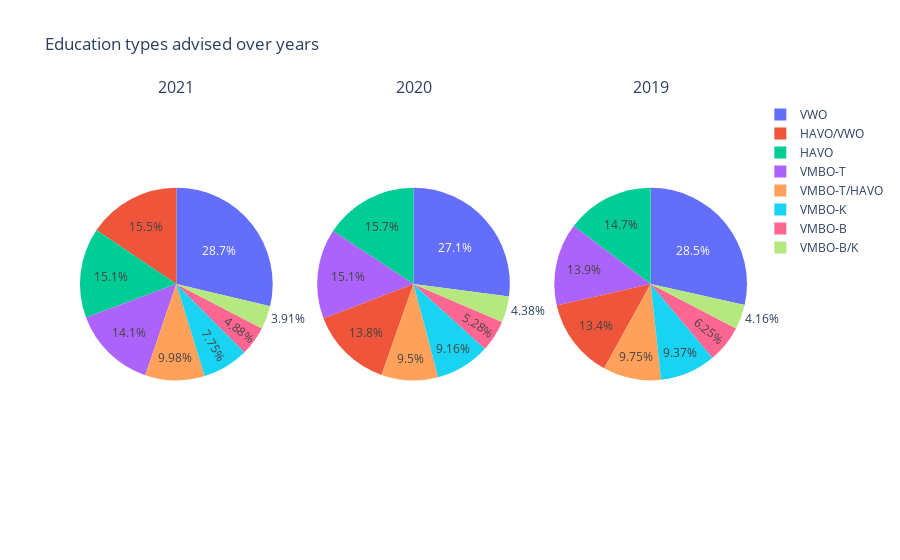

Notebook code cell kept with this figure:
### Code cell
import plotly.graph_objects as go
from plotly.subplots import make_subplots

edu_types = ['VWO', 'HAVO/VWO', 'HAVO', 'VMBO-T', 'VMBO-T/HAVO', 'VMBO-K', 'VMBO-B', 'VMBO-B/K']

fig = make_subplots(rows=1, cols=3, specs=[[{'type':'domain'}, {'type':'domain'}, {'type':'domain'}]],
                    subplot_titles=['2021', '2020', '2019', '2018'])
fig.add_trace(go.Pie(labels=edu_types, values=advice_proportions.iloc[0,:]), 1, 1)
fig.add_trace(go.Pie(labels=edu_types, values=advice_proportions.iloc[1,:]), 1, 2)
fig.add_trace(go.Pie(labels=edu_types, values=advice_proportions.iloc[2,:]), 1, 3)
# fig.add_trace(go.Pie(labels=edu_types, values=advice_proportions.iloc[3,:]), 1, 4)
fig.update_layout(title_text='Education types advised over years')

fig.show()
fig.write_image("images/advice.png")

### Figure 1 — Plotly figure (JSON) as saved in the notebook; plotly's stock layout.template omitted (floating-point values rounded to 4 significant figures)
{"data": [{"domain": {"x": [0, 0.2889], "y": [0, 1]}, "labels": ["VWO", "HAVO/VWO", "HAVO", "VMBO-T", "VMBO-T/HAVO", "VMBO-K", "VMBO-B", "VMBO-B/K"], "type": "pie", "values": [2290, 1239, 1206, 1126, 796, 618, 389, 312]}, {"domain": {"x": [0.3556, 0.6444], "y": [0, 1]}, "labels": ["VWO", "HAVO/VWO", "HAVO", "VMBO-T", "VMBO-T/HAVO", "VMBO-K", "VMBO-B", "VMBO-B/K"], "type": "pie", "values": [2076, 1059, 1208, 1156, 729, 703, 405, 336]}, {"domain": {"x": [0.7111, 1], "y": [0, 1]}, "labels": ["VWO", "HAVO/VWO", "HAVO", "VMBO-T", "VMBO-T/HAVO", "VMBO-K", "VMBO-B", "VMBO-B/K"], "type": "pie", "values": [2160, 1015, 1117, 1050, 739, 710, 474, 315]}], "layout": {"annotations": [{"font": {"size": 16}, "showarrow": false, "text": "2021", "x": 0.1444, "xanchor": "center", "xref": "paper", "y": 1, "yanchor": "bottom", "yref": "paper"}, {"font": {"size": 16}, "showarrow": false, "text": "2020", "x": 0.5, "xanchor": "center", "xref": "paper", "y": 1, "yanchor": "bottom", "yref": "paper"}, {"font": {"size": 16}, "showarrow": false, "text": "2019", "x": 0.8556, "xanchor": "center", "xref": "paper", "y": 1, "yanchor": "bottom", "yref": "paper"}], "title": {"text": "Education types advised over years"}}}
